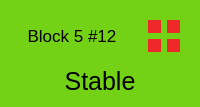
               <widget class="QWidget" name="cell_n12" native="true">
                <property name="styleSheet">
                 <string notr="true">background-color: rgb(115, 210, 22);
border-color: rgb(255, 255, 255);</string>
                </property>
                <layout class="QGridLayout" name="gridLayout_65">
                 <item row="0" column="0">
                  <widget class="QLabel" name="n12">
                   <property name="font">
                    <font>
                     <pointsize>13</pointsize>
                    </font>
                   </property>
                   <property name="text">
                    <string>Block 5 #12</string>
                   </property>
                   <property name="alignment">
                    <set>Qt::AlignCenter</set>
                   </property>
                  </widget>
                 </item>
                 <item row="0" column="1">
                  <widget class="QWidget" name="w12" native="true">
                   <property name="sizePolicy">
                    <sizepolicy hsizetype="Fixed" vsizetype="Fixed">
                     <horstretch>0</horstretch>
                     <verstretch>0</verstretch>
                    </sizepolicy>
                   </property>
                   <property name="minimumSize">
                    <size>
                     <width>50</width>
                     <height>50</height>
                    </size>
                   </property>
                   <property name="maximumSize">
                    <size>
                     <width>50</width>
                     <height>50</height>
                    </size>
                   </property>
                   <layout class="QGridLayout" name="gridLayout_66">
                    <item row="0" column="0">
                     <widget class="QWidget" name="n12_mainsys" native="true">
                      <property name="styleSheet">
                       <string notr="true">background-color: rgb(239, 41, 41);</string>
                      </property>
                     </widget>
                    </item>
                    <item row="0" column="1">
                     <widget class="QWidget" name="n12_mainradar" native="true">
                      <property name="styleSheet">
                       <string notr="true">background-color: rgb(239, 41, 41);</string>
                      </property>
                     </widget>
                    </item>
                    <item row="1" column="0">
                     <widget class="QWidget" name="n12_subsys" native="true">
                      <property name="styleSheet">
                       <string notr="true">background-color: rgb(239, 41, 41);</string>
                      </property>
                     </widget>
                    </item>
                    <item row="1" column="1">
                     <widget class="QWidget" name="n12_subradar" native="true">
                      <property name="styleSheet">
                       <string notr="true">background-color: rgb(239, 41, 41);</string>
                      </property>
                     </widget>
                    </item>
                   </layout>
                  </widget>
                 </item>
                 <item row="1" column="0" colspan="2">
                  <widget class="QLabel" name="n12_display">
                   <property name="font">
                    <font>
                     <pointsize>19</pointsize>
                    </font>
                   </property>
                   <property name="styleSheet">
                    <string notr="true">border-color: rgb(255, 255, 255);</string>
                   </property>
                   <property name="text">
                    <string>Stable</string>
                   </property>
                   <property name="alignment">
                    <set>Qt::AlignCenter</set>
                   </property>
                  </widget>
                 </item>
                </layout>
               </widget>
